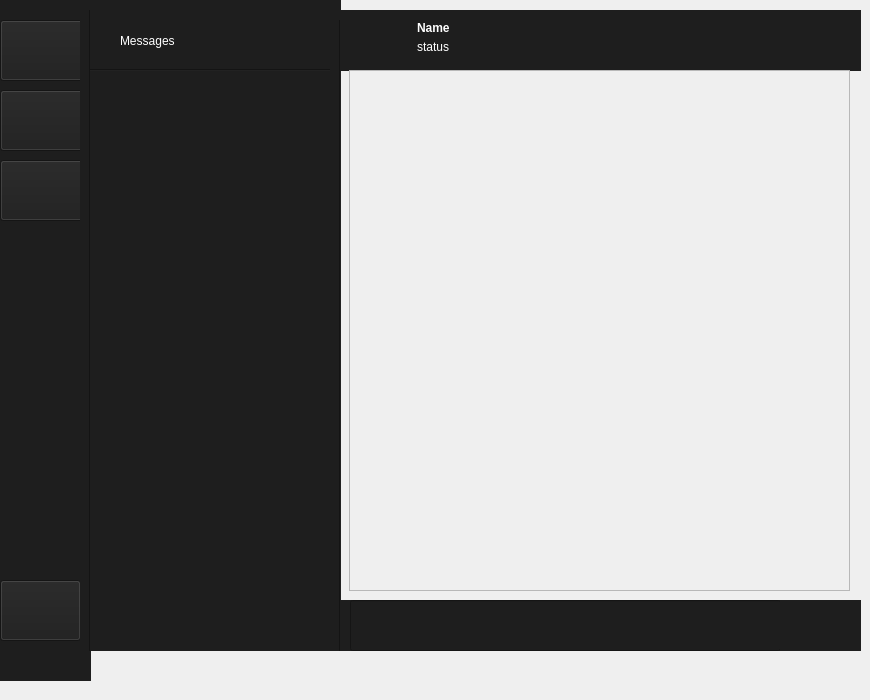
    <widget class="QWidget" name="chatting_page">
     <widget class="QWidget" name="buttons_3" native="true">
      <property name="geometry">
       <rect>
        <x>0</x>
        <y>-10</y>
        <width>91</width>
        <height>691</height>
       </rect>
      </property>
      <property name="styleSheet">
       <string notr="true">background-color: rgb(30, 30, 30);</string>
      </property>
      <widget class="QPushButton" name="chatting_chatting_button">
       <property name="geometry">
        <rect>
         <x>0</x>
         <y>30</y>
         <width>91</width>
         <height>61</height>
        </rect>
       </property>
       <property name="cursor">
        <cursorShape>PointingHandCursor</cursorShape>
       </property>
       <property name="styleSheet">
        <string notr="true">QPushButton{
background-image:url(:/icons/icons/Vector.png);
 background-position: center;

 background-repeat: no-repeat;
color: transparent
}</string>
       </property>
       <property name="text">
        <string>Chatting</string>
       </property>
       <property name="icon">
        <iconset>
         <normaloff>../GUI desgin/GUI desgin/setting/icons/Vector.png</normaloff>../GUI desgin/GUI desgin/setting/icons/Vector.png</iconset>
       </property>
       <property name="iconSize">
        <size>
         <width>50</width>
         <height>50</height>
        </size>
       </property>
      </widget>
      <widget class="QPushButton" name="chatting_requests_button">
       <property name="geometry">
        <rect>
         <x>0</x>
         <y>100</y>
         <width>91</width>
         <height>61</height>
        </rect>
       </property>
       <property name="cursor">
        <cursorShape>PointingHandCursor</cursorShape>
       </property>
       <property name="styleSheet">
        <string notr="true">QPushButton{
background-image:url(:/icons/icons/Group 1.png);
 background-position: center;

 background-repeat: no-repeat;
color: transparent
}</string>
       </property>
       <property name="text">
        <string>Requests</string>
       </property>
       <property name="icon">
        <iconset>
         <normaloff>../GUI desgin/GUI desgin/setting/icons/Group 1.png</normaloff>../GUI desgin/GUI desgin/setting/icons/Group 1.png</iconset>
       </property>
       <property name="iconSize">
        <size>
         <width>50</width>
         <height>50</height>
        </size>
       </property>
      </widget>
      <widget class="QPushButton" name="chatting_exit_button">
       <property name="geometry">
        <rect>
         <x>0</x>
         <y>590</y>
         <width>81</width>
         <height>61</height>
        </rect>
       </property>
       <property name="cursor">
        <cursorShape>PointingHandCursor</cursorShape>
       </property>
       <property name="styleSheet">
        <string notr="true">QPushButton{
background-image:url(:/icons/icons/Sign-out.png);
 background-position: center;

 background-repeat: no-repeat;
color: transparent
}</string>
       </property>
       <property name="text">
        <string>Exit</string>
       </property>
       <property name="icon">
        <iconset>
         <normaloff>../GUI desgin/GUI desgin/setting/icons/Sign-out.png</normaloff>../GUI desgin/GUI desgin/setting/icons/Sign-out.png</iconset>
       </property>
       <property name="iconSize">
        <size>
         <width>50</width>
         <height>50</height>
        </size>
       </property>
      </widget>
      <widget class="Line" name="line">
       <property name="geometry">
        <rect>
         <x>80</x>
         <y>20</y>
         <width>20</width>
         <height>641</height>
        </rect>
       </property>
       <property name="orientation">
        <enum>Qt::Vertical</enum>
       </property>
      </widget>
      <widget class="QPushButton" name="chatting_settings_button">
       <property name="geometry">
        <rect>
         <x>0</x>
         <y>170</y>
         <width>91</width>
         <height>61</height>
        </rect>
       </property>
       <property name="cursor">
        <cursorShape>PointingHandCursor</cursorShape>
       </property>
       <property name="styleSheet">
        <string notr="true">QPushButton{
background-image: url(:/icons/icons/settings.png);
 background-position: center;

 background-repeat: no-repeat;
color: transparent
}</string>
       </property>
       <property name="text">
        <string>Settings</string>
       </property>
       <property name="icon">
        <iconset>
         <normaloff>../GUI desgin/GUI desgin/setting/icons/Group 1.png</normaloff>../GUI desgin/GUI desgin/setting/icons/Group 1.png</iconset>
       </property>
       <property name="iconSize">
        <size>
         <width>50</width>
         <height>50</height>
        </size>
       </property>
      </widget>
      <zorder>chatting_settings_button</zorder>
      <zorder>chatting_chatting_button</zorder>
      <zorder>chatting_requests_button</zorder>
      <zorder>chatting_exit_button</zorder>
      <zorder>line</zorder>
     </widget>
     <widget class="QWidget" name="persons_3" native="true">
      <property name="geometry">
       <rect>
        <x>90</x>
        <y>0</y>
        <width>251</width>
        <height>651</height>
       </rect>
      </property>
      <property name="styleSheet">
       <string notr="true">background-color: rgb(30, 30, 30);</string>
      </property>
      <widget class="QLabel" name="label_45">
       <property name="geometry">
        <rect>
         <x>30</x>
         <y>20</y>
         <width>161</width>
         <height>41</height>
        </rect>
       </property>
       <property name="styleSheet">
        <string notr="true">color: rgb(255, 255, 255);
font: 75 28pt &quot;MS Shell Dlg 2&quot;;</string>
       </property>
       <property name="text">
        <string>Messages</string>
       </property>
      </widget>
      <widget class="QScrollArea" name="rooms_scrollArea">
       <property name="geometry">
        <rect>
         <x>0</x>
         <y>80</y>
         <width>241</width>
         <height>571</height>
        </rect>
       </property>
       <property name="styleSheet">
        <string notr="true">QScrollArea{
	border: none;
}</string>
       </property>
       <property name="widgetResizable">
        <bool>true</bool>
       </property>
       <widget class="QWidget" name="rooms_scrollArea_contents">
        <property name="geometry">
         <rect>
          <x>0</x>
          <y>0</y>
          <width>241</width>
          <height>571</height>
         </rect>
        </property>
       </widget>
      </widget>
      <widget class="Line" name="line_2">
       <property name="geometry">
        <rect>
         <x>0</x>
         <y>60</y>
         <width>251</width>
         <height>20</height>
        </rect>
       </property>
       <property name="orientation">
        <enum>Qt::Horizontal</enum>
       </property>
      </widget>
      <widget class="Line" name="line_3">
       <property name="geometry">
        <rect>
         <x>240</x>
         <y>20</y>
         <width>20</width>
         <height>641</height>
        </rect>
       </property>
       <property name="orientation">
        <enum>Qt::Vertical</enum>
       </property>
      </widget>
      <zorder>line_2</zorder>
      <zorder>label_45</zorder>
      <zorder>rooms_scrollArea</zorder>
      <zorder>line_3</zorder>
     </widget>
     <widget class="QWidget" name="widget_12" native="true">
      <property name="geometry">
       <rect>
        <x>340</x>
        <y>-10</y>
        <width>521</width>
        <height>651</height>
       </rect>
      </property>
      <widget class="QLabel" name="no_rooms_label">
       <property name="geometry">
        <rect>
         <x>30</x>
         <y>300</y>
         <width>461</width>
         <height>41</height>
        </rect>
       </property>
       <property name="styleSheet">
        <string notr="true">color: rgb(255, 255, 255);
font: 75 24pt &quot;MS Shell Dlg 2&quot;;</string>
       </property>
       <property name="text">
        <string>Select a chat to start Messaging</string>
       </property>
      </widget>
      <widget class="QScrollArea" name="messages_scrollarea">
       <property name="geometry">
        <rect>
         <x>9</x>
         <y>80</y>
         <width>501</width>
         <height>521</height>
        </rect>
       </property>
       <property name="widgetResizable">
        <bool>true</bool>
       </property>
       <widget class="QWidget" name="messages_scrollarea_contents">
        <property name="geometry">
         <rect>
          <x>0</x>
          <y>0</y>
          <width>499</width>
          <height>519</height>
         </rect>
        </property>
       </widget>
      </widget>
      <widget class="QWidget" name="widget" native="true">
       <property name="geometry">
        <rect>
         <x>-1</x>
         <y>20</y>
         <width>531</width>
         <height>641</height>
        </rect>
       </property>
       <widget class="QWidget" name="widget_2" native="true">
        <property name="geometry">
         <rect>
          <x>-1</x>
          <y>0</y>
          <width>541</width>
          <height>61</height>
         </rect>
        </property>
        <property name="styleSheet">
         <string notr="true">background-color: rgb(30, 30, 30);</string>
        </property>
        <widget class="QWidget" name="message_box" native="true">
         <property name="geometry">
          <rect>
           <x>-1</x>
           <y>10</y>
           <width>261</width>
           <height>51</height>
          </rect>
         </property>
         <widget class="QWidget" name="message_box_avatar" native="true">
          <property name="geometry">
           <rect>
            <x>10</x>
            <y>0</y>
            <width>71</width>
            <height>41</height>
           </rect>
          </property>
          <property name="styleSheet">
           <string notr="true">QWidget{
background-image:url(:/images/images/User_cicrle_duotone 48x48.png);
 background-position: center;

 background-repeat: no-repeat;
}</string>
          </property>
         </widget>
         <widget class="QLabel" name="message_box_name_label">
          <property name="geometry">
           <rect>
            <x>80</x>
            <y>0</y>
            <width>121</width>
            <height>16</height>
           </rect>
          </property>
          <property name="styleSheet">
           <string notr="true">QLabel{
color: white;
font-weight: 500
}</string>
          </property>
          <property name="text">
           <string>Name</string>
          </property>
         </widget>
         <widget class="QLabel" name="message_box_status">
          <property name="geometry">
           <rect>
            <x>80</x>
            <y>20</y>
            <width>47</width>
            <height>13</height>
           </rect>
          </property>
          <property name="styleSheet">
           <string notr="true">QLabel{
color: white;
}</string>
          </property>
          <property name="text">
           <string>status</string>
          </property>
         </widget>
        </widget>
       </widget>
      </widget>
      <zorder>widget</zorder>
      <zorder>no_rooms_label</zorder>
      <zorder>messages_scrollarea</zorder>
     </widget>
     <widget class="QWidget" name="widget_3" native="true">
      <property name="geometry">
       <rect>
        <x>340</x>
        <y>600</y>
        <width>521</width>
        <height>51</height>
       </rect>
      </property>
      <property name="styleSheet">
       <string notr="true">background-color: rgb(30, 30, 30);</string>
      </property>
      <widget class="QLineEdit" name="sned_textinput">
       <property name="geometry">
        <rect>
         <x>10</x>
         <y>0</y>
         <width>431</width>
         <height>51</height>
        </rect>
       </property>
      </widget>
      <widget class="QPushButton" name="send_message_button">
       <property name="geometry">
        <rect>
         <x>440</x>
         <y>0</y>
         <width>61</width>
         <height>51</height>
        </rect>
       </property>
       <property name="sizePolicy">
        <sizepolicy hsizetype="Preferred" vsizetype="Fixed">
         <horstretch>0</horstretch>
         <verstretch>0</verstretch>
        </sizepolicy>
       </property>
       <property name="cursor">
        <cursorShape>PointingHandCursor</cursorShape>
       </property>
       <property name="styleSheet">
        <string notr="true">QPushButton{
background-image:url(:/icons/icons/Send_hor 48x48.png);
 background-position: center;

 background-repeat: no-repeat;
border: none;
}</string>
       </property>
       <property name="text">
        <string/>
       </property>
      </widget>
     </widget>
    </widget>
